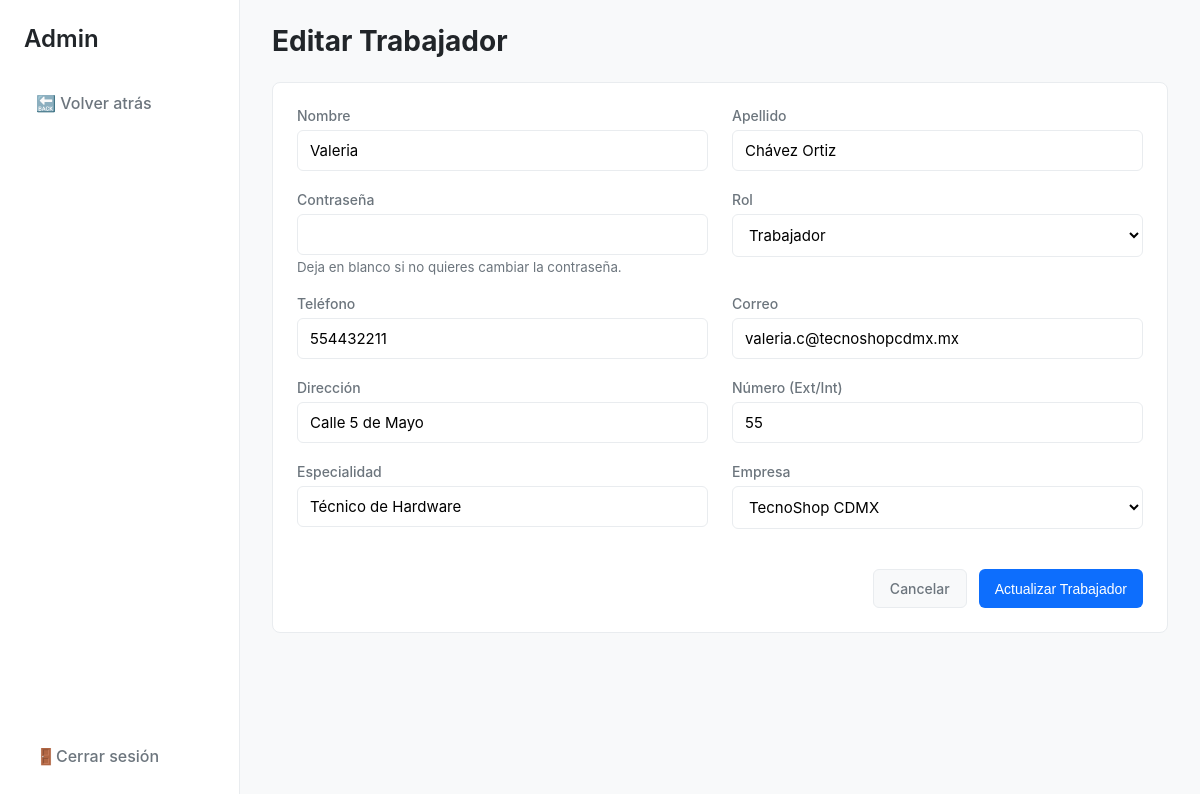
Before: /admin/editar_trabajador.php?id=6 (signed in) with the older database file.
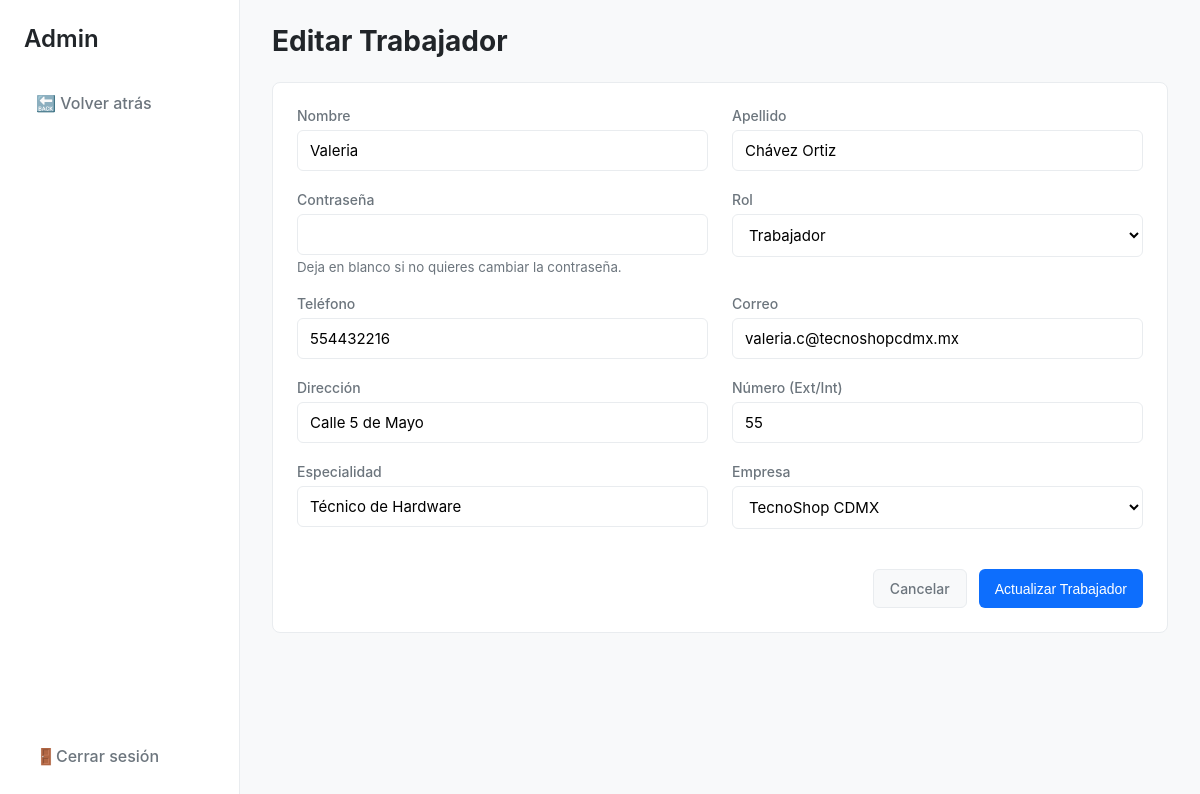
After: the same page with the newer database file.
### tables this page shows
CREATE TABLE `trabajador` (
  `id_trabajador` int(11) NOT NULL,
  `contrasena` varchar(20) NOT NULL,
  `nombre` varchar(100) NOT NULL,
  `apellido` varchar(100) NOT NULL,
  `telefono` varchar(15) NOT NULL,
  `correo` varchar(100) NOT NULL,
  `direccion` varchar(100) NOT NULL,
  `num_direccion` varchar(10) NOT NULL,
  `especialidad` varchar(100) NOT NULL,
  `rol` enum('admin','trabajador') NOT NULL DEFAULT 'trabajador',
  `id_empresa` int(11) NOT NULL
);

CREATE TABLE `empresa` (
  `id_empresa` int(11) NOT NULL,
  `nombre_empresa` varchar(100) NOT NULL,
  `telefono` varchar(15) NOT NULL,
  `correo` varchar(100) NOT NULL,
  `direccion` varchar(100) NOT NULL
);

### html/admin/editar_trabajador.php (the view, shortened to what the changed rows need)
<?php
require '../config/conexion.php';
$id_trabajador_a_editar = $_GET['id'];
try {
    $stmt_trabajador = $pdo->prepare("SELECT * FROM trabajador WHERE id_trabajador = ?");
    $stmt_trabajador->execute([$id_trabajador_a_editar]);
    $trabajador = $stmt_trabajador->fetch(PDO::FETCH_ASSOC);
    $stmt_empresas = $pdo->query("SELECT id_empresa, nombre_empresa FROM empresa ORDER BY nombre_empresa ASC");
    $empresas = $stmt_empresas->fetchAll(PDO::FETCH_ASSOC);
} catch (\PDOException $e) {
    echo "Error al consultar la base de datos: " . $e->getMessage();
    die();
}
?>
<!DOCTYPE html>
<html lang="es">
<head>
</head>
<body>
    <main class="main-content">
        <header class="main-header">
            <h1>Editar Trabajador</h1>
        </header>
        <div class="card">
            <form action="../controllers/actualizar_trabajador.php" method="POST">
                <div class="form-grid">
                    <div class="form-group">
                        <label for="nombre">Nombre</label>
                        <input type="text" name="nombre" id="nombre" class="form-control"
                               value="<?php echo htmlspecialchars($trabajador['nombre']); ?>" required>
                    </div>
                    <div class="form-group">
                        <label for="apellido">Apellido</label>
                        <input type="text" name="apellido" id="apellido" class="form-control"
                               value="<?php echo htmlspecialchars($trabajador['apellido']); ?>" required>
                    </div>
                    <div class="form-group">
                        <label for="rol">Rol</label>
                        <select name="rol" id="rol" class="form-control" required>
                            <option value="trabajador" <?php if ($trabajador['rol'] == 'trabajador') echo 'selected'; ?>>Trabajador</option>
                        </select>
                    </div>
                    <div class="form-group">
                        <label for="telefono">Teléfono</label>
                        <input type="tel" name="telefono" id="telefono" class="form-control"
                               value="<?php echo htmlspecialchars($trabajador['telefono']); ?>" required>
                    </div>
                    <div class="form-group">
                        <label for="correo">Correo</label>
                        <input type="email" name="correo" id="correo" class="form-control"
                               value="<?php echo htmlspecialchars($trabajador['correo']); ?>" required>
                    </div>
                    <div class="form-group">
                        <label for="direccion">Dirección</label>
                        <input type="text" name="direccion" id="direccion" class="form-control"
                               value="<?php echo htmlspecialchars($trabajador['direccion']); ?>" required>
                    </div>
                    <div class="form-group">
                        <label for="num_direccion">Número (Ext/Int)</label>
                        <input type="text" name="num_direccion" id="num_direccion" class="form-control"
                               value="<?php echo htmlspecialchars($trabajador['num_direccion']); ?>" required>
                    </div>
                    <div class="form-group">
                        <label for="especialidad">Especialidad</label>
                        <input type="text" name="especialidad" id="especialidad" class="form-control"
                               value="<?php echo htmlspecialchars($trabajador['especialidad']); ?>" required>
                    </div>
                    <div class="form-group">
                        <label for="id_empresa">Empresa</label>
                        <select name="id_empresa" id="id_empresa" class="form-control" required>
                            <?php foreach ($empresas as $empresa): ?>
                                <option value="<?php echo $empresa['id_empresa']; ?>"
                                    <?php if ($empresa['id_empresa'] == $trabajador['id_empresa']) echo 'selected'; ?>>
                                    <?php echo htmlspecialchars($empresa['nombre_empresa']); ?>
                                </option>
                            <?php endforeach; ?>
                        </select>
                    </div>
                </div>
            </form>
        </div>
    </main>
</body>
</html>

Changed rows visible on the page:
changed trabajador "Valeria": telefono "554432211" → "554432216"
